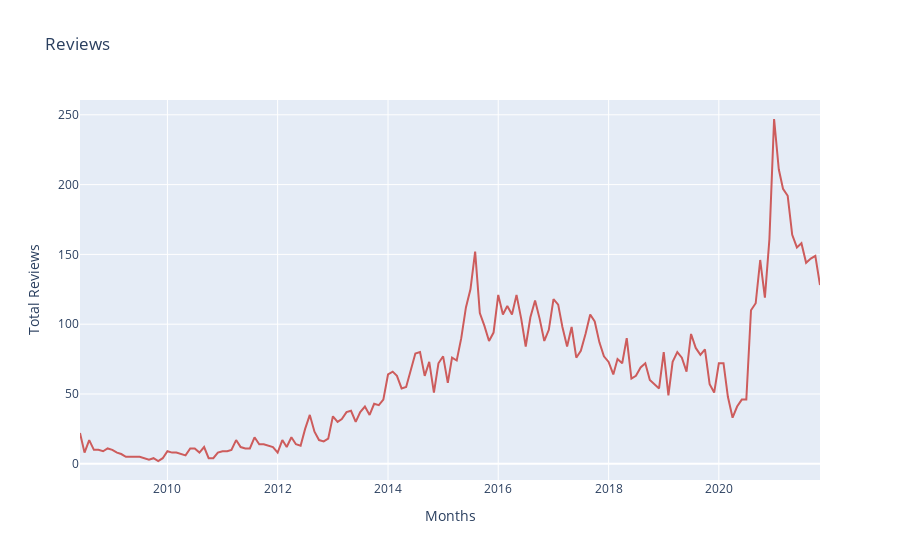

Here is the notebook cell this chart was saved with:
### Code cell
import plotly.express as px
import plotly.graph_objs as go
fig = go.Figure(data=go.Scatter(x=df_month['month'].astype(dtype=str), 
                        y=df_month['counts'],
                        marker_color='indianred', text="counts"))
fig.update_layout({"title": 'Reviews',
                   "xaxis": {"title":"Months"},
                   "yaxis": {"title":"Total Reviews"},
                   "showlegend": False})
#fig.write_image("by-month.png",format="png", width=1000, height=600, scale=3)
fig.show()

### Figure 1 — Plotly figure (JSON) as saved in the notebook; plotly's stock layout.template omitted (floating-point values rounded to 4 significant figures; data arrays with more than 128 entries replaced by an {"elided": "..."} marker saying what was removed)
{"data": [{"marker": {"color": "indianred"}, "text": "counts", "type": "scatter", "x": {"elided": "161 str values"}, "y": {"elided": "161 int values"}}], "layout": {"showlegend": false, "title": {"text": "Reviews"}, "xaxis": {"title": {"text": "Months"}}, "yaxis": {"title": {"text": "Total Reviews"}}}}
